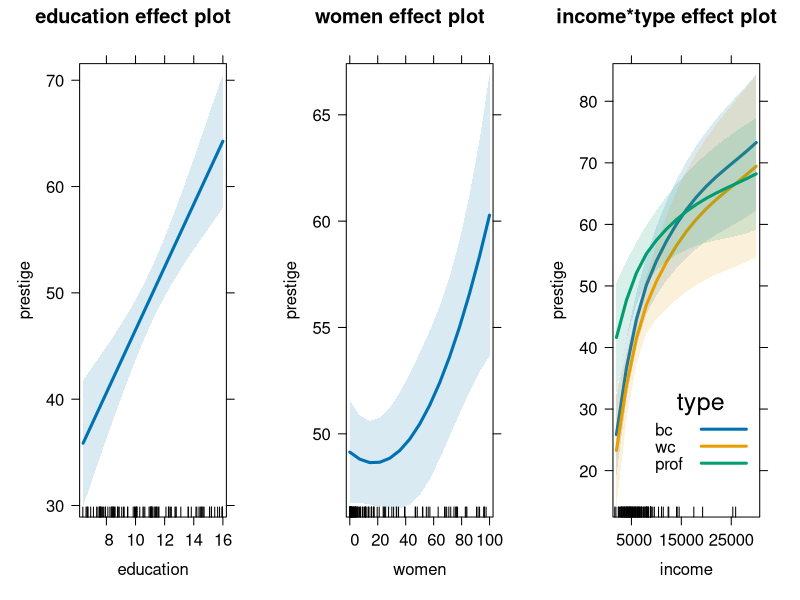

Write R code to recreate this figure.
# Effect displays for the Prestige model (book Fig 7.17, fig-prestige-allEffects),
# re-drawn for the talk: the three plots in one row, with the income*type interaction
# as one multi-line panel rather than three small ones.
#
# Code adapted from 07-linear_models-plots.qmd (chunks prestige, prestige-mod3, fig-prestige-allEffects).
# Run from the project root:  Rscript talks/images/prestige-allEffects.R

library(effects)

data(Prestige, package="carData")
# Reorder levels of type
Prestige$type <- factor(Prestige$type,
                        levels=c("bc", "wc", "prof"))

prestige.mod3 <- lm(prestige ~ education + poly(women,2) +
                       log10(income)*type, data=Prestige)

png("talks/images/prestige-allEffects.png", width = 10, height = 3.9, units = "in", res = 300)
allEffects(prestige.mod3) |>
  plot(rows = 1, cols = 3,
       lines = list(multiline=TRUE, lwd=3),
       confint = list(style="bands"),
       axes = list(
          x=list(income=list(ticks=list(at=c(5000, 15000, 25000))))),
       key.args = list(x=.97, y=.1, corner=c(1,0)))
dev.off()
